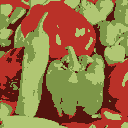

The script that saved this image:
from PIL import Image
import numpy as np
from sklearn.cluster import KMeans

def fitness_image(particle, image):
    pixels = image.reshape(-1, 3)
    particle = particle.reshape(-1, 3)
    
    # Assign each pixel to the nearest cluster centroid
    distances = np.linalg.norm(pixels[:, np.newaxis] - particle, axis=2)
    closest_centroids = np.min(distances, axis=1)
    
    # Sum of squared distances to centroids 
    return np.sum(closest_centroids ** 2)

image = np.array(Image.open("image.png"))
pixels = image.reshape(-1, 3)

kmeans = KMeans(n_clusters = 4)
kmeans.fit(pixels)

cluster_pixels = kmeans.cluster_centers_[kmeans.labels_]
cluster_image = cluster_pixels.reshape(image.shape).astype(np.uint8)

clustered_image_pil = Image.fromarray(cluster_image)
clustered_image_pil.save("k_means.png")

for color in kmeans.cluster_centers_:
    print(f"Color: {np.round(color).astype(int)}")
    
print(f"Fitness: {fitness_image(kmeans.cluster_centers_, image)}")